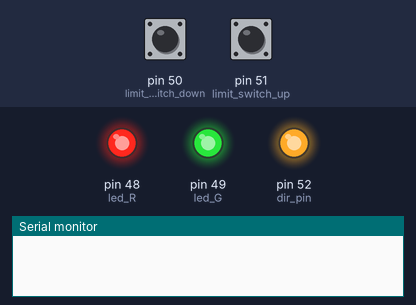
The sketch below on a simulated Arduino Mega 2560, built with avr-gcc and run on an emulated ATmega2560. On the bench: output pins drawn as LEDs (lit = HIGH), the last lines printed to the serial monitor. Inputs (shaded band) come from the test bench; at power-on: pin 50 (limit_switch_down) HIGH, pin 51 (limit_switch_up) HIGH. Pins used as bus, display or sensor lines are not drawn.

Above: at 2.2 s.
2.3 s: pin 50 (limit_switch_down) pulled LOW for 1 s
At 2.5 s:
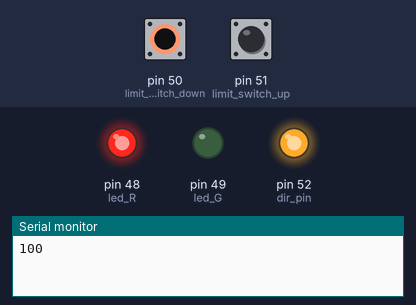
5.3 s: pin 51 (limit_switch_up) pulled LOW for 3.2 s
At 5.5 s:
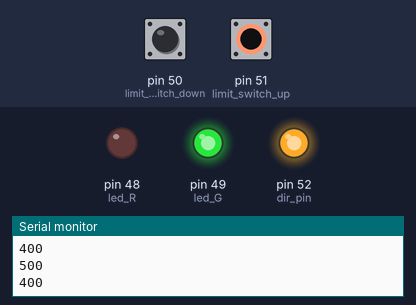
10.0 s: pin 50 (limit_switch_down) pulled LOW for 3.2 s
At 13.6 s:
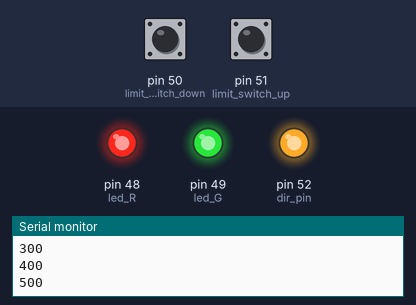
Timing chart, 0 to 15.1 s (numbered marks = the images above; inputs shaded):
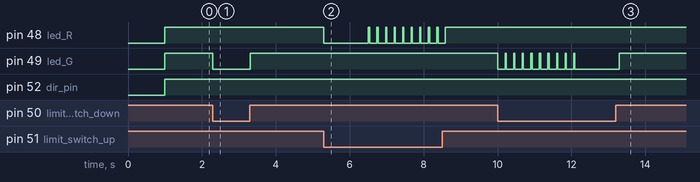

The sketch:

NEMA17_speed_test.ino
```cpp
#define dir_pin 52
#define stepper_pin 53
#define led_R 48
#define led_G 49
#define limit_switch_down 50
#define limit_switch_up 51

const bool stepper_down = 0;
const bool stepper_up = !stepper_down;
bool stepper_direction;
int speed_stepper = 0;
int delay_stepper = 0;


void setup() {
  Serial.begin(9600);
  pinMode(dir_pin, OUTPUT);  // DIR Pin
  pinMode(stepper_pin, OUTPUT);  // STEP Pin
  pinMode(led_R, OUTPUT);
  pinMode(led_G, OUTPUT);
  pinMode(limit_switch_down, INPUT_PULLUP);
  pinMode(limit_switch_up, INPUT_PULLUP);

  digitalWrite(led_R,0);
  digitalWrite(led_G,0);
  delay(1000);
  digitalWrite(led_R,1);
  digitalWrite(led_G,1);
  stepper_direction = stepper_up;
  delay_stepper = 0;

}


void loop() {


  if (!digitalRead(limit_switch_down)) {
    delay_stepper = delay_stepper+100;
    digitalWrite(led_G,0);
    Serial.println(delay_stepper);
    delay(200);
    digitalWrite(led_G,1);
  }
  if(!digitalRead(limit_switch_up)){
    delay_stepper = delay_stepper-100;
    digitalWrite(led_R,0);
    Serial.println(delay_stepper);
    delay(200);
    digitalWrite(led_R,1);
  }

  digitalWrite(dir_pin,stepper_direction); // DIR sens1
  digitalWrite(stepper_pin,1);
  delayMicroseconds(delay_stepper);
  digitalWrite(stepper_pin,0);
  delayMicroseconds(delay_stepper);


}
```

Measured:
- after the input at 2.3 s, pin 49 (led_G): HIGH → LOW at once, → HIGH 1.0 s later
- after the input at 5.3 s, pin 48 (led_R): HIGH → LOW at once, then repeats every 0.23 s: HIGH 0.03 s, LOW 0.20 s, until it stays HIGH from 8.6 s
- after the input at 10.0 s, pin 49 (led_G): goes 9 × (LOW 0.20 s, HIGH 0.03 s), LOW 1.2 s, then HIGH, starting at once
